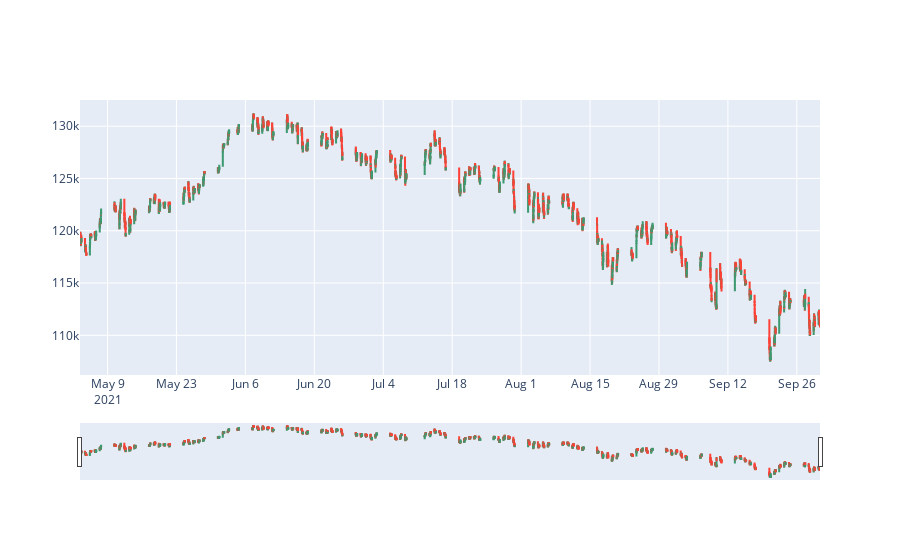

The cell this chart's notebook holds for it:
### Code cell
#PLOT
# create DataFrame out of the obtained data
ibov_m15_frame = pd.DataFrame(ibov_m15_rates)
ibov_m15_frame['Date'] = pd.to_datetime(ibov_m15_frame['time'], unit='s')

ibov_m15_frame.head(30)


fig = go.Figure(data=[go.Candlestick(x=ibov_m15_frame['Date'],
                open=ibov_m15_frame['open'], high=ibov_m15_frame['high'],
                low=ibov_m15_frame['low'], close=ibov_m15_frame['close'])
                     ])

fig.update_layout(xaxis_rangeslider_visible=True)
fig.show()

### Figure 1 — Plotly figure (JSON) as saved in the notebook; plotly's stock layout.template omitted (floating-point values rounded to 4 significant figures; data arrays with more than 128 entries replaced by an {"elided": "..."} marker saying what was removed)
{"data": [{"close": {"elided": "2968 int values"}, "high": {"elided": "2968 int values"}, "low": {"elided": "2968 int values"}, "open": {"elided": "2968 int values"}, "type": "candlestick", "x": {"elided": "2968 str values"}}], "layout": {"xaxis": {"rangeslider": {"visible": true}}}}
